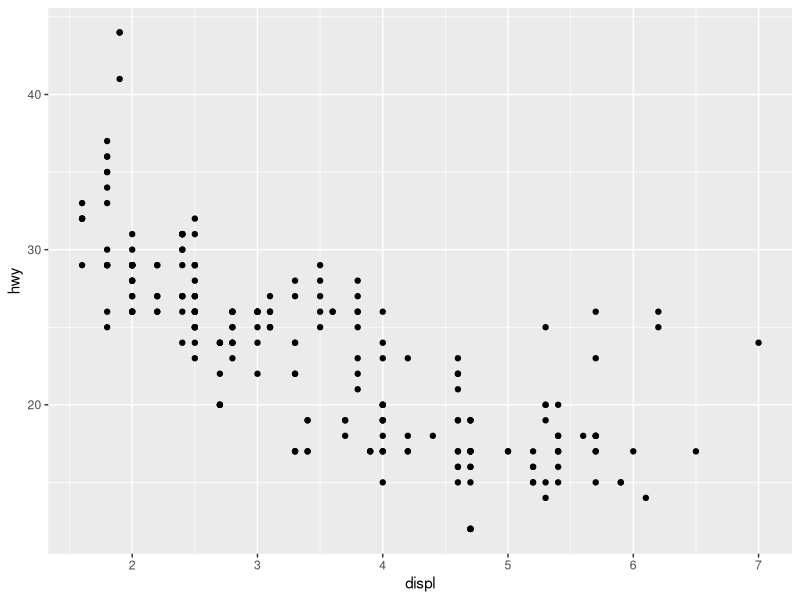
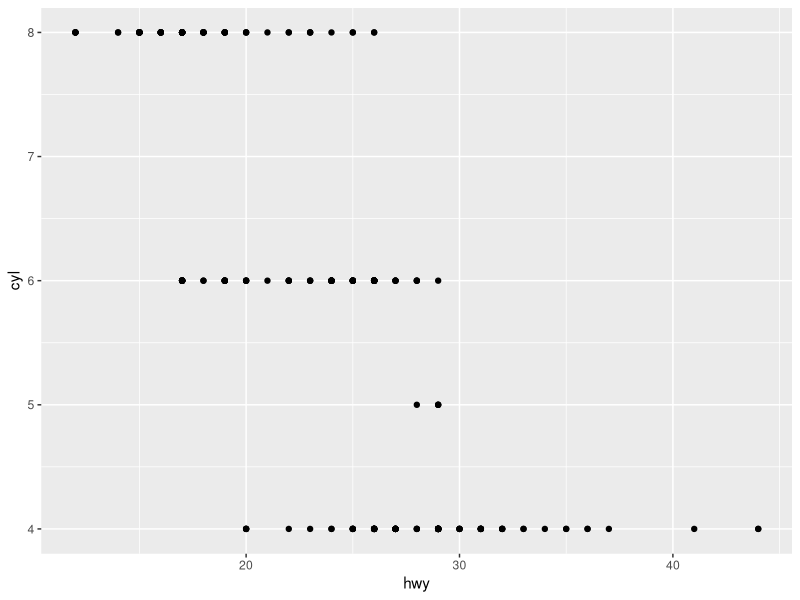
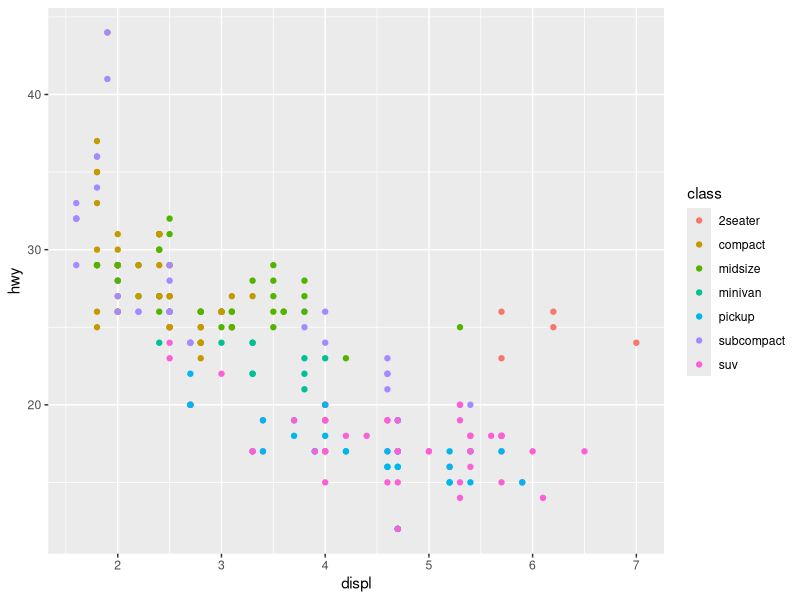
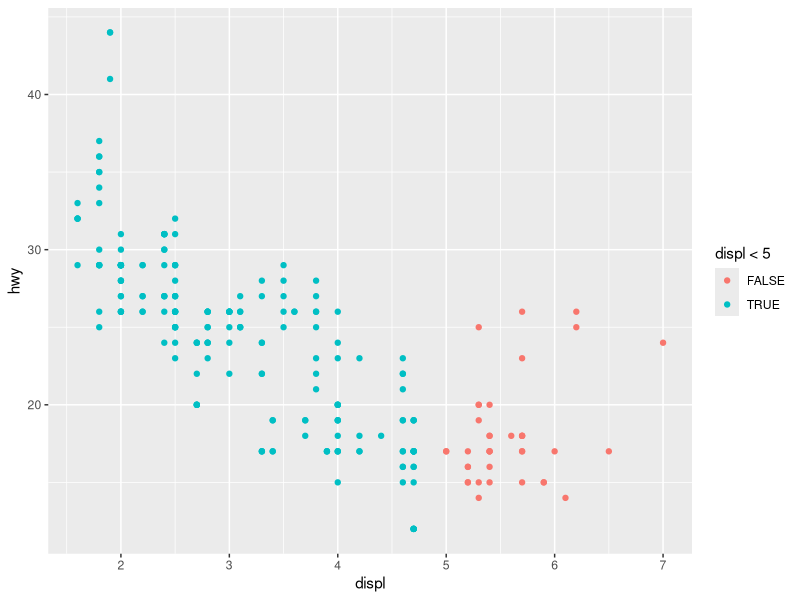
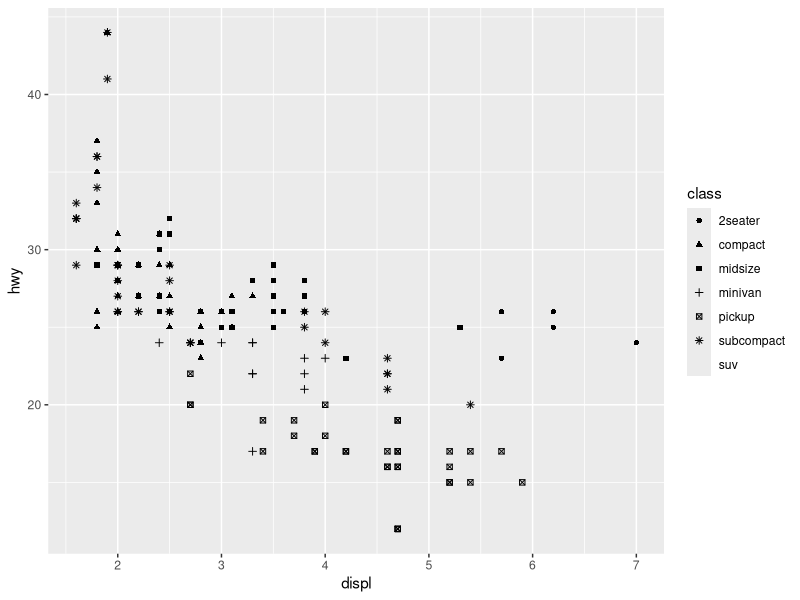
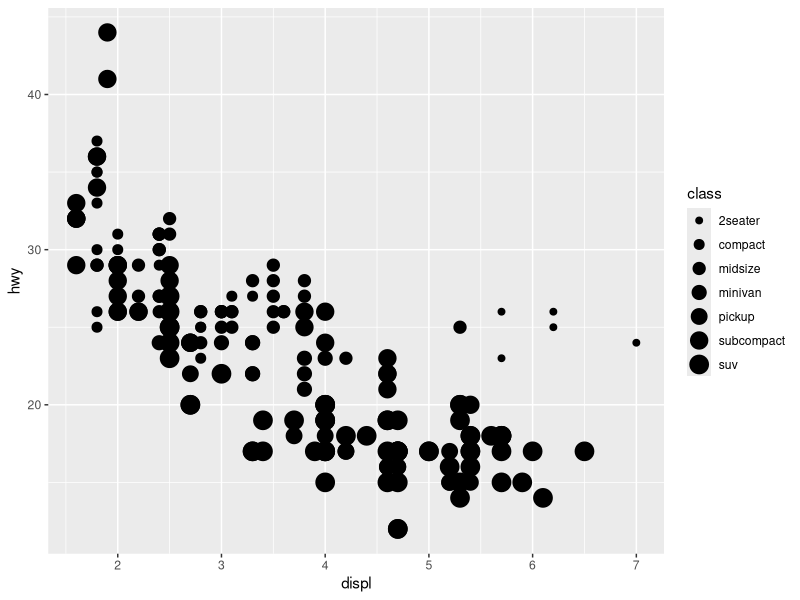
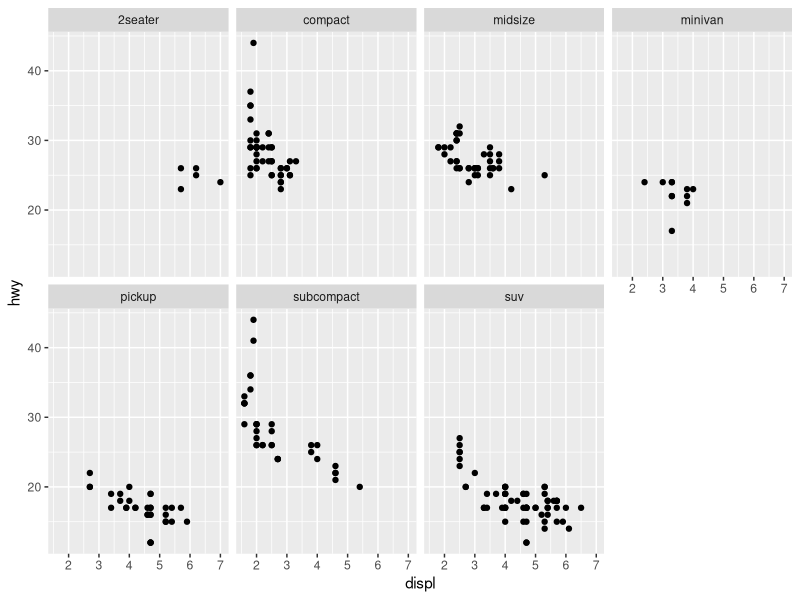
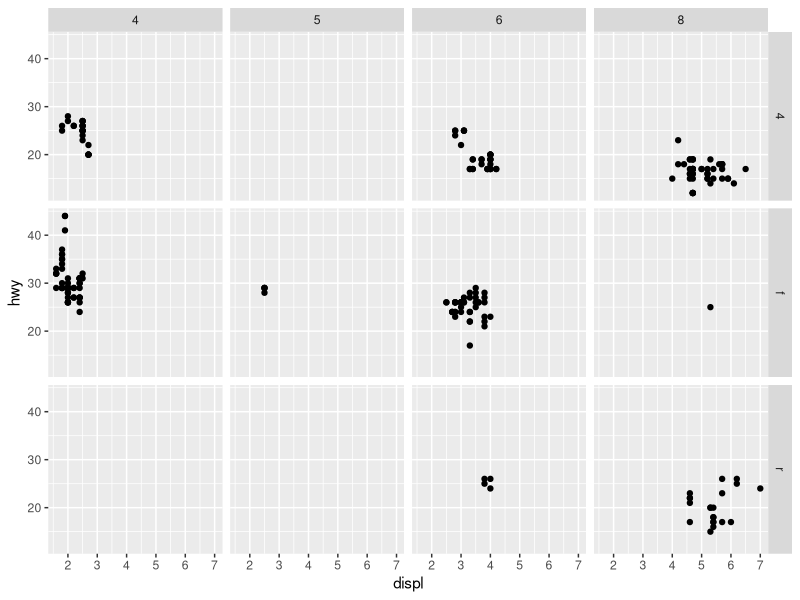

Write the R code that produced these figures, in order.
#Library Section-----------------------------------------------
library(tidyverse)


#First Step---------------------------------------------------
#Use mpg dataset
mpg#See the dataset preview
?mpg#See the details of the mpg dataset,like each variable means

#Create ggplot by scatterplo
ggplot(data = mpg)+
  geom_point(mapping = aes(x = displ,y = hwy))

#A graphing template is like below
#ggplot(data = <dataset>)+
# <GEOM_function>(mapping = aes(<MAPPINGS>))

#Show summary of mpg dataset
str(mpg)
#Make a sccatterplot hwy vs cyl
#CYL means 汽缸
ggplot(data = mpg)+
  geom_point(mapping = aes(x = hwy, y = cyl))

#Aesthetic mapping-----------------------------------------
#Use color as the class(colour and color is the same in aes())
ggplot(data = mpg)+
  geom_point(mapping = aes(x = displ,y = hwy, color = class))

#Use condition to lable the color
ggplot(data = mpg)+
  geom_point(mapping = aes(x = displ,y = hwy, color = displ<5))

#Shape will show 6 different values
ggplot(data = mpg)+
  geom_point(mapping = aes(x = displ,y = hwy, shape = class))
#Size suppose to use continuous values
ggplot(data = mpg)+
  geom_point(mapping = aes(x = displ,y = hwy, size = class))

#Split plot into facet  -----------------------------------------
#facet_wrap() for single variable
ggplot(data = mpg) + 
  geom_point(mapping = aes(x = displ, y = hwy)) + 
  facet_wrap( ~class, nrow = 2)

#facet_grid() for combination of two variable
ggplot(data = mpg) + 
  geom_point(mapping = aes(x = displ, y = hwy)) + 
  facet_grid(drv~cyl)

#no row use '.' instead of 'drv'
ggplot(data = mpg) + 
  geom_point(mapping = aes(x = displ, y = hwy)) + 
  facet_grid(.~cyl)

#no col use '.' instead of 'cyl'
ggplot(data = mpg) + 
  geom_point(mapping = aes(x = displ, y = hwy)) + 
  facet_grid(drv~.)


#Geometric objects----------------------------------------
ggplot(data = mpg) + 
  geom_smooth(mapping = aes(x = displ, y = hwy))
#add linetype to classify different class
#splite cars into three lines
ggplot(data = mpg) + 
  geom_smooth(mapping = aes(x = displ, y = hwy, linetype = drv))
#group just split dataset won't tell you which one is in drv
ggplot(data = mpg) + 
  geom_smooth(mapping = aes(x = displ, y = hwy, group = drv))
#while color will give the legend
ggplot(data = mpg) + 
  geom_smooth(mapping = aes(x = displ, y = hwy, color = drv))
#you can use show.legend=false to omit the legend
ggplot(data = mpg) + 
  geom_smooth(mapping = aes(x = displ, y = hwy, color = drv),show.legend=F)

#Multiple layer by using '+'
ggplot(data = mpg) + 
  geom_point(mapping = aes(x = displ, y = hwy)) +
  geom_smooth(mapping = aes(x = displ, y = hwy))
#As simple you could put the 'Mapping' into the ggplot() function
#The plot is the same like above but user friendly
ggplot(data = mpg, mapping = aes(x = displ, y = hwy)) + 
  geom_point() + 
  geom_smooth()
#By this writing styles, you can change the plot themes as you wish in different layers
ggplot(data = mpg, mapping = aes(x = displ, y = hwy)) + 
  geom_point(mapping = aes(color = class)) + 
  geom_smooth(mapping = aes(color = class))
#Use Filter() to separete the dataset 
# se false not to show the conditional line
ggplot(data = mpg, mapping = aes(x = displ, y = hwy)) + 
  geom_point(mapping = aes(color = class)) + 
  geom_smooth(data = filter(mpg, class == "suv"), se = FALSE)

#Statistical transformations--------------------------------------


